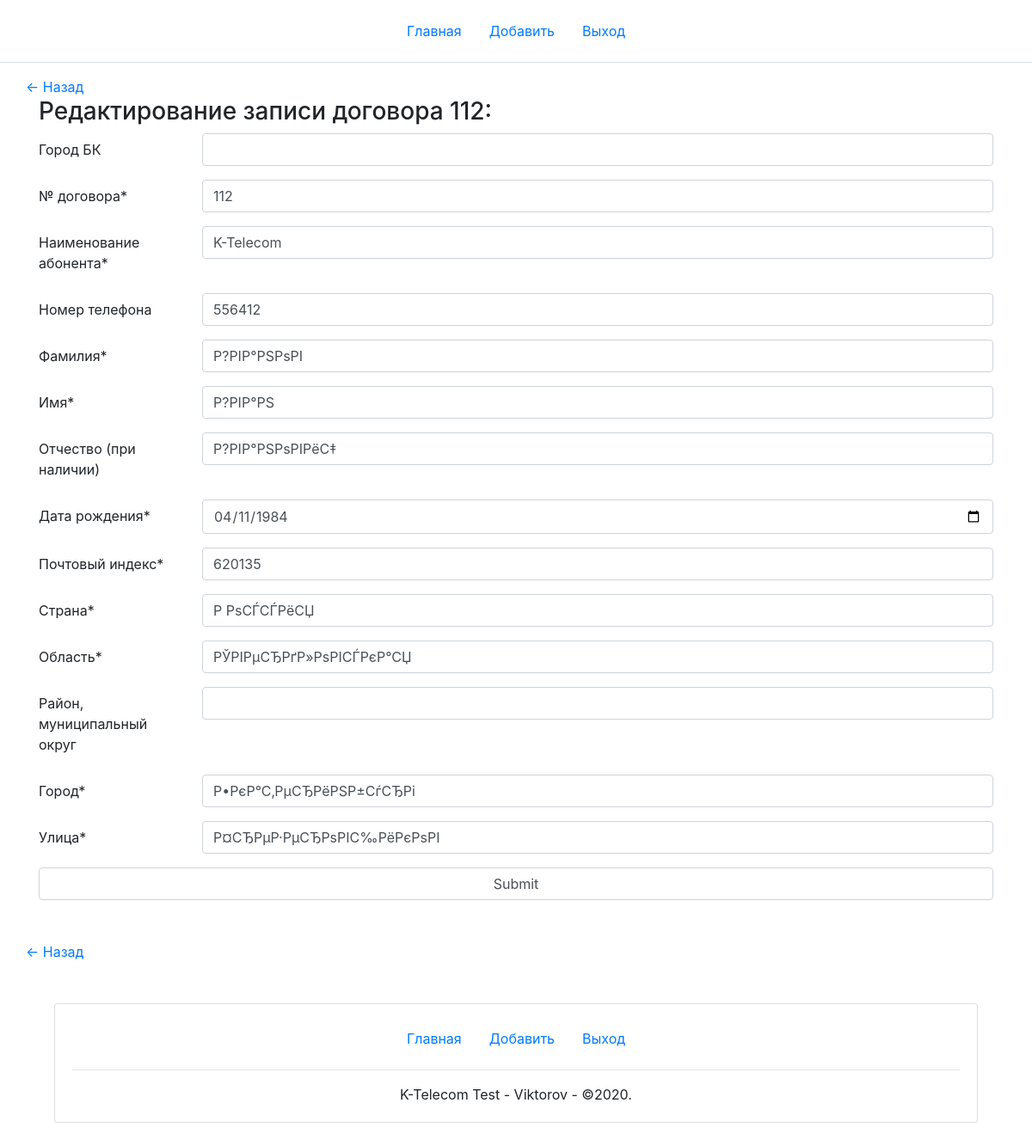
/update.php?contract=112 (signed in), run on the app's committed database.
### tables this page shows
CREATE TABLE `employee` (
  `city_bk` varchar(50) DEFAULT NULL,
  `contract` int(20) NOT NULL,
  `abonent_name` varchar(100) NOT NULL,
  `phone` int(11) DEFAULT NULL,
  `last_name` varchar(100) NOT NULL,
  `first_name` varchar(100) NOT NULL,
  `second_name` varchar(100) DEFAULT NULL,
  `birth_date` date NOT NULL,
  `zip_code` int(6) NOT NULL,
  `country` varchar(100) NOT NULL,
  `region` varchar(100) NOT NULL,
  `district` varchar(100) DEFAULT NULL,
  `city` varchar(100) NOT NULL,
  `street` varchar(100) NOT NULL,
  `dtc` datetime NOT NULL,
  `dtu` datetime NOT NULL DEFAULT CURRENT_TIMESTAMP
);

### update.php (the view, shortened to what this page needs)
<?php
include "db.php";
$get_contract = $_GET['contract'];
if (isset($get_contract)) {
    $query = "SELECT * FROM employee WHERE contract='$get_contract'";
    $result = mysqli_query($db, $query);
}
include 'header.php';
?>
<div class="container">
    <div class="row">
        <a href="/"><- Назад</a>
    </div>
    <h3>Редактирование записи договора <?= $get_contract ?>:</h3>
    <form method="post" class="mb-5">
        <?php while($row = mysqli_fetch_array($result)) { ?>
        <div class="form-group row">
            <label for="city_bk" class="col-sm-2 col-form-label">Город БК</label>
            <div class="col-sm-10">
                <input type="text" class="form-control" id="city_bk" name="city_bk" value="<?= $row['city_bk'] ?>">
            </div>
        </div>
        <div class="form-group row">
            <label for="contract" class="col-sm-2 col-form-label">№ договора*</label>
            <div class="col-sm-10">
                <input type="number" class="form-control" id="contract" name="contract" value="<?= $row['contract'] ?>" required>
            </div>
        </div>
        <div class="form-group row">
            <label for="abonent_name" class="col-sm-2 col-form-label">Наименование абонента*</label>
            <div class="col-sm-10">
                <input type="text" class="form-control" id="abonent_name" name="abonent_name" value="<?= $row['abonent_name'] ?>" required>
            </div>
        </div>
        <div class="form-group row">
            <label for="phone" class="col-sm-2 col-form-label">Номер телефона</label>
            <div class="col-sm-10">
                <input type="tel" class="form-control" id="phone" name="phone" value="<?= $row['phone'] ?>">
            </div>
        </div>
        <div class="form-group row">
            <label for="last_name" class="col-sm-2 col-form-label">Фамилия*</label>
            <div class="col-sm-10">
                <input type="text" class="form-control" id="last_name" name="last_name" value="<?= $row['last_name'] ?>" required>
            </div>
        </div>
        <div class="form-group row">
            <label for="first_name" class="col-sm-2 col-form-label">Имя*</label>
            <div class="col-sm-10">
                <input type="text" class="form-control" id="first_name" name="first_name" value="<?= $row['first_name'] ?>" required>
            </div>
        </div>
        <div class="form-group row">
            <label for="second_name" class="col-sm-2 col-form-label">Отчество (при наличии)</label>
            <div class="col-sm-10">
                <input type="text" class="form-control" id="second_name" name="second_name" value="<?= $row['second_name'] ?>">
            </div>
        </div>
        <div class="form-group row">
            <label for="birth_date" class="col-sm-2 col-form-label">Дата рождения*</label>
            <div class="col-sm-10">
                <input type="date" class="form-control" id="birth_date" name="birth_date" value="<?= $row['birth_date'] ?>" required>
            </div>
        </div>
        <div class="form-group row">
            <label for="zip_code" class="col-sm-2 col-form-label">Почтовый индекс*</label>
            <div class="col-sm-10">
                <input type="number" class="form-control" id="zip_code" name="zip_code" value="<?= $row['zip_code'] ?>" required>
            </div>
        </div>
        <div class="form-group row">
            <label for="country" class="col-sm-2 col-form-label">Страна*</label>
            <div class="col-sm-10">
                <input type="text" class="form-control" id="country" name="country" value="<?= $row['country'] ?>" required>
            </div>
        </div>
        <div class="form-group row">
            <label for="region" class="col-sm-2 col-form-label">Область*</label>
            <div class="col-sm-10">
                <input type="text" class="form-control" id="region" name="region" value="<?= $row['region'] ?>" required>
            </div>
        </div>
        <div class="form-group row">
            <label for="district" class="col-sm-2 col-form-label">Район, муниципальный округ</label>
            <div class="col-sm-10">
                <input type="text" class="form-control" id="district" name="district" value="<?= $row['district'] ?>">
            </div>
        </div>
        <div class="form-group row">
            <label for="city" class="col-sm-2 col-form-label">Город*</label>
            <div class="col-sm-10">
                <input type="text" class="form-control" id="city" name="city" value="<?= $row['city'] ?>" required>
            </div>
        </div>
        <div class="form-group row">
            <label for="street" class="col-sm-2 col-form-label">Улица*</label>
            <div class="col-sm-10">
                <input type="text" class="form-control" id="street" name="street" value="<?= $row['street'] ?>" required>
            </div>
        </div>
        <div class="form-group row">
            <div class="col-sm-12">
                <input type="submit" class="form-control" id="submit" name="submit" required>
            </div>
        </div>
        <?php } ?>
    </form>
    <div class="row">
        <a href="/"><- Назад</a>
    </div>
</div>
<?php
include 'footer.php';
?>

### data on the page
employee: contract "112", abonent_name "K-Telecom", phone "556412", last_name "Р?РІР°РЅРѕРІ", first_name "Р?РІР°РЅ", second_name "Р?РІР°РЅРѕРІРёС‡", birth_date "04/11/1984", zip_code "620135", country "Р РѕСЃСЃРёСЏ", region "РЎРІРµСЂРґР»РѕРІСЃРєР°СЏ", city "Р•РєР°С‚РµСЂРёРЅР±СѓСЂРі", street "Р¤СЂРµР·РµСЂРѕРІС‰РёРєРѕРІ"

### other printed values
$get_contract "112"
